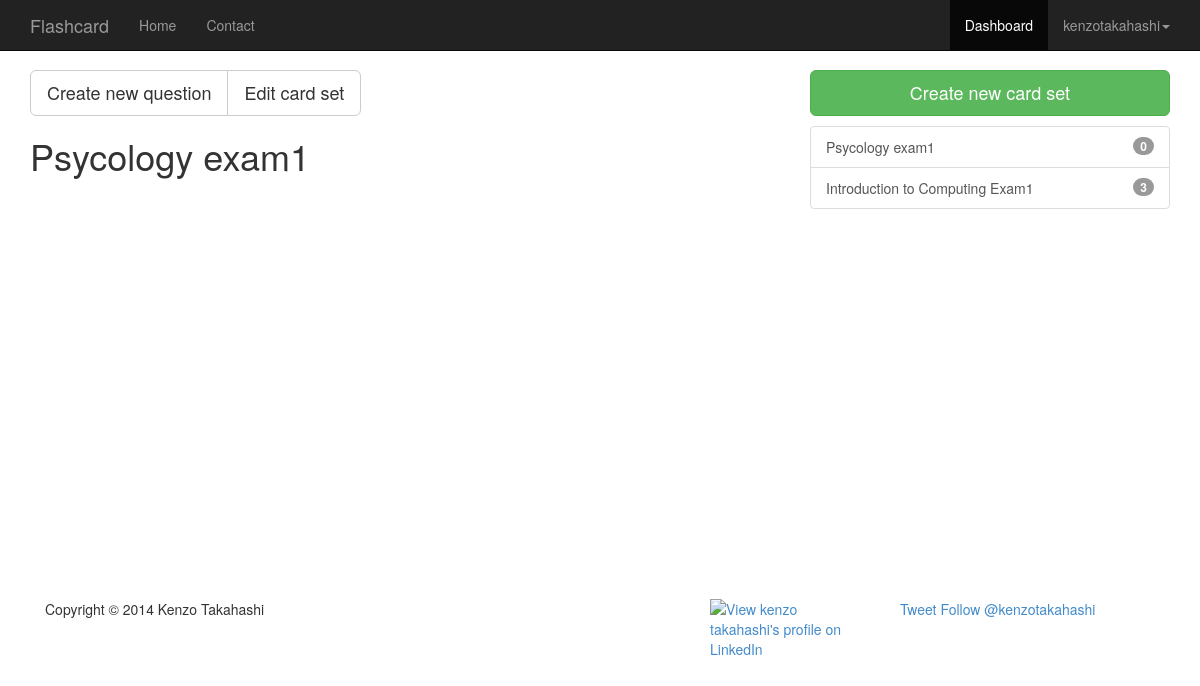
The app's page /dashboard/10/ (signed in) with its own data.
### flash/models.py (models this page shows)
class CardSet(models.Model):
	ME = 'me'
	EVERYONE = 'eo'
	PEOPLE_WTH_PW = 'pw'
	VISIBLE_TO = (
		('me', 'just me'),
		('eo', 'everyone'),
		('pw', 'people with a password...')
	)
	name = models.CharField(max_length=48)
	user = models.ForeignKey(User)
	visibleTo = models.CharField(max_length=2, choices=VISIBLE_TO, default=ME)
	created = models.DateTimeField(auto_now_add=True)
	lastModified = models.DateTimeField(auto_now=True)
	view = models.IntegerField(default=0)
	password = models.CharField(max_length=24, null=True, blank=True)
	def __unicode__(self):
		return self.name
	def numberOfQuestions(self):
		return self.question_set.count()

### flash/views.py (the view)
# urls.py: url(r'^dashboard/(?P<cardset_id>\d+)/$', views.dashboard, name='dashboard'),
@login_required
def dashboard(request, cardset_id):
	context = RequestContext(request)
	cardSetList = CardSet.objects.filter(user=request.user).order_by('-lastModified')
	try:
		selectedCardSet = CardSet.objects.get(pk=cardset_id)
		questionList = Question.objects.filter(cardSet=selectedCardSet).order_by('-lastModified')
	except: #DoesNotExist
		try: #Get the most recent updated cardset
			selectedCardSet = CardSet.objects.filter(user=request.user).order_by('-lastModified')[0]
			questionList = selectedCardSet.question_set.all().order_by('-lastModified')
			cardset_id = selectedCardSet.pk
		except:
			print "You have no card set yet."
			message = "You have no card set yet."
			selectedCardSet, questionList = None, None
	context_dict = {'cardSetList': cardSetList, 'questionList': questionList,
					'selectedCardSet': selectedCardSet, 'cardset_id': cardset_id}
	return render_to_response('flash/dashboard.html', context_dict, context)

### templates/flash/dashboard.html (shortened to what this page needs)
{% extends "flash/base.html" %}
{% load static %}
{% block css %}
<link href="{% static 'css/offcanvas.css'%} " rel="stylesheet">
{% endblock %}
{% block dashboard %}<li class="active">{% endblock %}
{% block body %}
<div class="container">
  <div class="row row-offcanvas row-offcanvas-right">
    <div class="col-xs-12 col-sm-8">
			{% if cardset_id != "0" %}
			<div class="btn-group">
				<a class="btn btn-default btn-lg" href="/add_question/{{ cardset_id }}" role="button">
						Create new question</a>
				<a class="btn btn-default btn-lg" href="/edit_cardset/{{ cardset_id }}/"
					 role="button">Edit card set</a>
			</div>
			{% endif %}
			<h1>{{ selectedCardSet.name }}</h1>
    </div>
    <div class="col-xs-6 col-sm-4 sidebar-offcanvas" id="sidebar" role="navigation">
			<a class="btn btn-success btn-lg btn-block" href="/create_cardset/"
				 role="button">Create new card set </a>
			<ul class="list-group">
			{% for cardSet in cardSetList %}
				{% if cardSet.pk == selectedCardSet.pk %}
			  	<a href="/dashboard/{{ cardSet.id }}/" class="list-group-item active">
			  {% else %}
			  	<a href="/dashboard/{{ cardSet.id }}/" class="list-group-item">
			  {% endif %}
			  <span class="badge">{{ cardSet.numberOfQuestions }}</span>
			  {{ cardSet }}
			  </a>
			{% endfor %}
			</ul>
    </div>
  </div>
</div>
<br><br><br><br><br><br><br><br><br><br><br><br><br><br><br><br><br>
{% endblock %}

### templates/flash/base.html (shortened to what this page needs)
<!DOCTYPE html>
{% load static %}
<html>
<head>
<link href="{% static 'css/bootstrap.min.css'%} " rel="stylesheet">
<link href="{% static 'css/navbar-fixed-top.css'%} " rel="stylesheet">
{% block css %}
{% endblock %}
</head>
<body>
<div class="navbar navbar-inverse navbar-fixed-top" role="navigation">
  <div class="container">
    <div class="navbar-header">
      <a class="navbar-brand" href="/">Flashcard</a>
    </div>
    <div class="navbar-collapse collapse">
      <ul class="nav navbar-nav">
        {% block home %}<li>{% endblock %}<a href="/">Home</a></li>
      </ul>
      <ul class="nav navbar-nav">
        {% block contact %}<li>{% endblock %}<a href="/contact/">Contact</a></li>
      </ul>
      <ul class="nav navbar-nav navbar-right">
      {% if user.is_authenticated %}
        {% block dashboard %}<li>{% endblock %}<a href="/dashboard/0/">Dashboard</a></li>
        <li class="dropdown">
          <a href="#" class="dropdown-toggle" data-toggle="dropdown">{{user.username}}<b class="caret"></b></a>
        </li>
      {% else %}
        {% block signIn %}<li>{% endblock %}<a href="/login">Sign In</a></li>
        {% block signUp %}<li>{% endblock %}<a href="/register/">Sign Up</a></li>
      {% endif %}
      </ul>
    </div>
  </div>
</div>
{% block body %}
{% endblock %}
<footer>
<div class="container">
    <div class="col-xs-6 col-sm-3">
      <p>Copyright &copy; 2014 Kenzo Takahashi</p>
    </div>
    <div class="col-xs-6 col-sm-4">
    </div>
    <div class="col-xs-6 col-sm-2">
    <a href="http://www.linkedin.com/pub/kenzo-takahashi/64/874/739">
      <img src="http://s.c.lnkd.licdn.com/scds/common/u/img/webpromo/btn_viewmy_120x33.png" width="120" height="33" border="0" alt="View kenzo takahashi's profile on LinkedIn"></a>
    </div>
    <div class="col-xs-6 col-sm-3">
      <a href="https://twitter.com/share" class="twitter-share-button" data-via="twitterapi" data-lang="en">Tweet</a>
      <a href="https://twitter.com/kenzotakahashi" class="twitter-follow-button" data-show-count="false" data-lang="en">Follow @kenzotakahashi</a>
    </div>
</div>
</footer>
</body>
</html>

### static/css/navbar-fixed-top.css (style rules this page uses)
body { padding-top: 70px; }

### static/css/offcanvas.css (style rules this page uses)
html, body { overflow-x: hidden; }
body { padding-top: 70px; }
footer { padding: 30px 0; }
.btn-success { margin-bottom: 10px; }

### records on screen
CardSet: name "Psycology exam1"
CardSet: numberOfQuestions "0", name "Psycology exam1"
CardSet: numberOfQuestions "3", name "Introduction to Computing Exam1"

### other values on screen
{{ user.username }} "kenzotakahashi"
